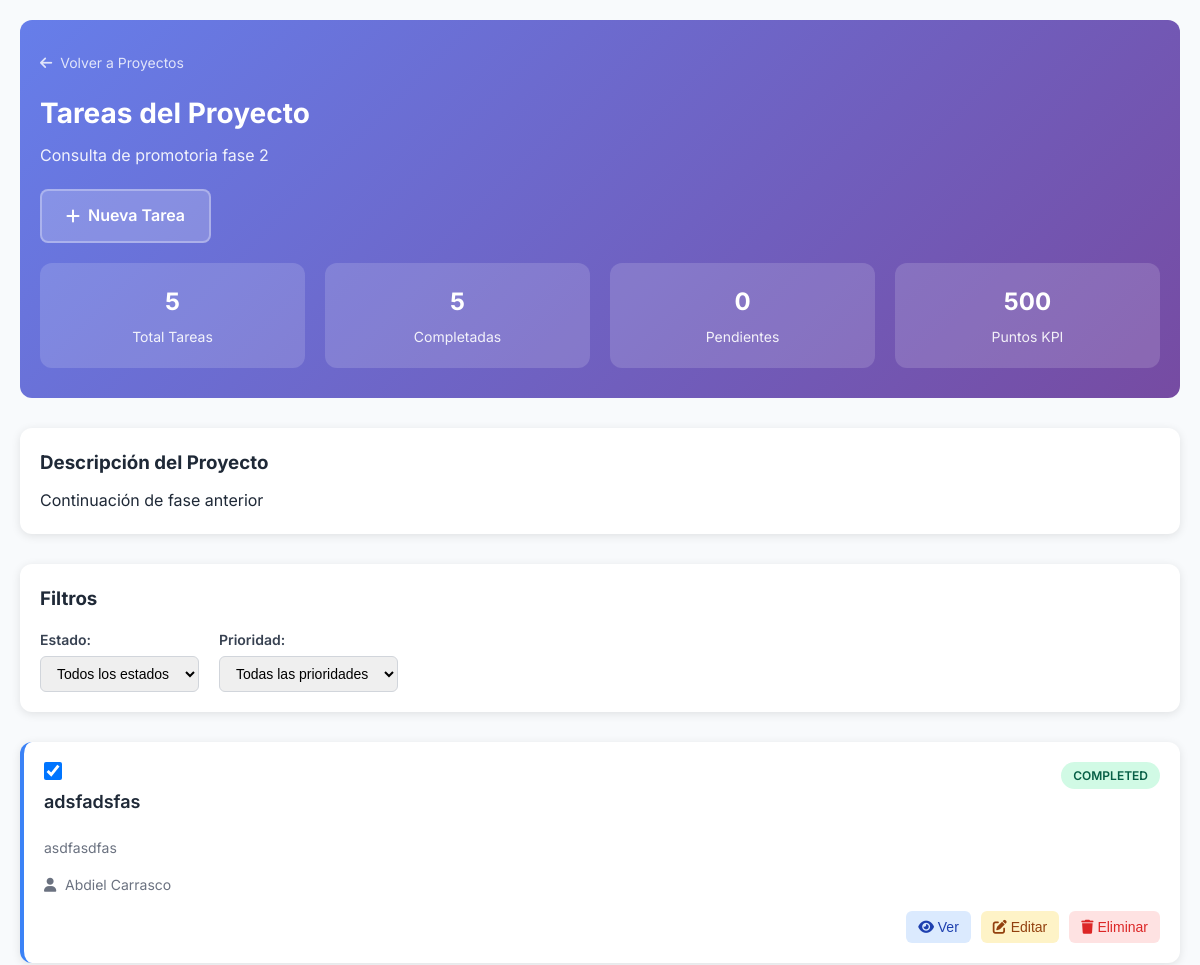
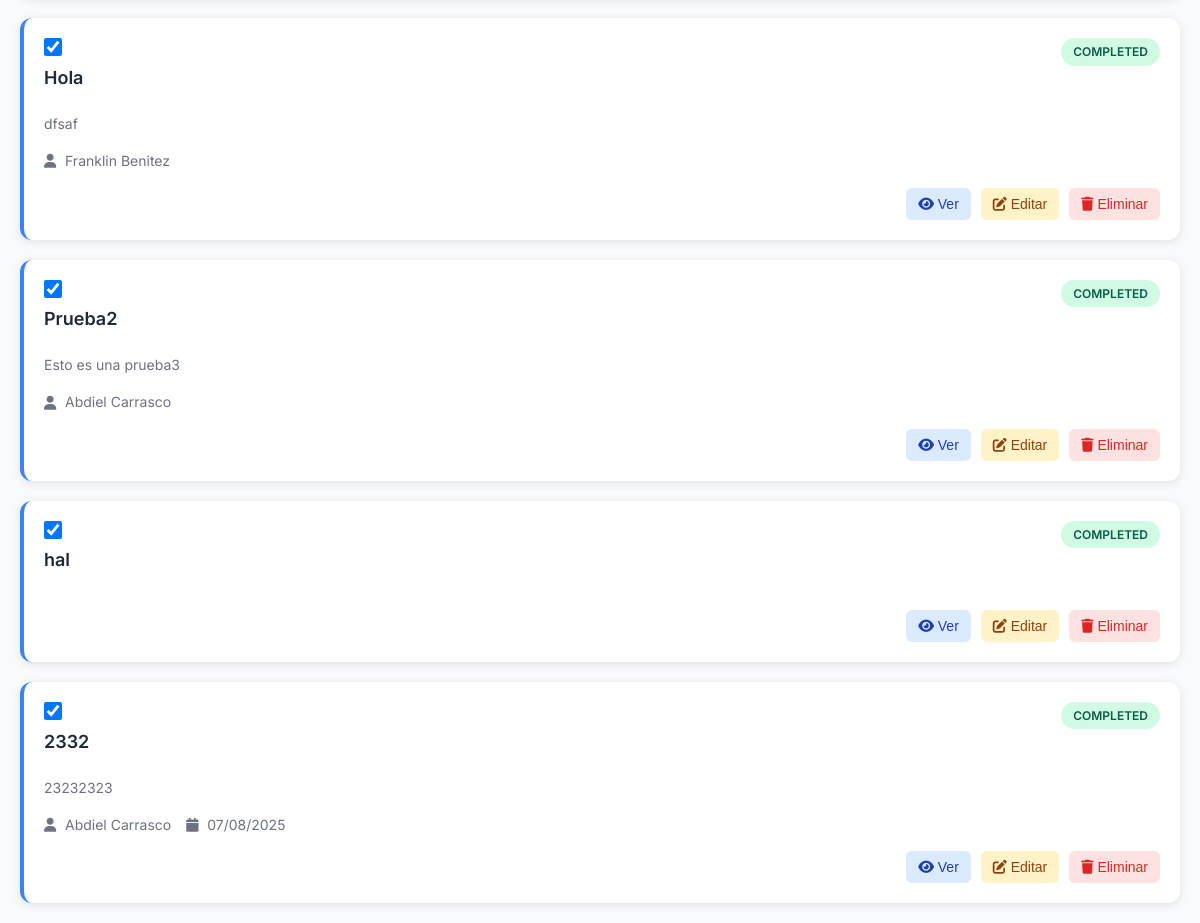
Screenshot of /public/?route=clan_leader/tasks&project_id=6 (signed in) with the database file from the repository (2 pictures, top to bottom).
### tables this page shows
CREATE TABLE `Projects` (
  `project_id` int NOT NULL,
  `project_name` varchar(255) NOT NULL,
  `description` text,
  `clan_id` int NOT NULL,
  `created_by_user_id` int NOT NULL,
  `status` varchar(50) DEFAULT 'open',
  `total_tasks` int DEFAULT '0',
  `completed_tasks` int DEFAULT '0',
  `progress_percentage` decimal(5,2) DEFAULT '0.00',
  `created_at` timestamp NULL DEFAULT CURRENT_TIMESTAMP,
  `updated_at` timestamp NULL DEFAULT CURRENT_TIMESTAMP ON UPDATE CURRENT_TIMESTAMP,
  `kpi_quarter_id` int DEFAULT NULL,
  `kpi_points` int DEFAULT '0',
  `task_distribution_mode` enum('automatic','percentage') DEFAULT 'automatic'
);

CREATE TABLE `Tasks` (
  `task_id` int NOT NULL,
  `parent_task_id` int DEFAULT NULL,
  `task_name` varchar(255) NOT NULL,
  `description` text,
  `project_id` int NOT NULL,
  `assigned_to_user_id` int DEFAULT NULL,
  `created_by_user_id` int DEFAULT NULL,
  `priority` enum('low','medium','high','critical') NOT NULL DEFAULT 'medium',
  `due_date` date DEFAULT NULL,
  `estimated_hours` decimal(5,2) DEFAULT NULL,
  `actual_hours` decimal(5,2) DEFAULT NULL,
  `completion_percentage` decimal(5,2) DEFAULT '0.00',
  `automatic_points` decimal(10,2) NOT NULL DEFAULT '0.00' COMMENT 'Puntos KPI calculados para modo automático',
  `assigned_percentage` decimal(5,2) NOT NULL DEFAULT '0.00' COMMENT 'Porcentaje de puntos KPI asignado manualmente',
  `color_tag` varchar(7) DEFAULT '#3B82F6',
  `is_subtask` tinyint(1) DEFAULT '0',
  `subtask_order` int DEFAULT '0',
  `status` enum('pending','in_progress','completed','cancelled') NOT NULL DEFAULT 'pending',
  `is_completed` tinyint(1) NOT NULL DEFAULT '0',
  `completed_at` timestamp NULL DEFAULT NULL,
  `created_at` timestamp NULL DEFAULT CURRENT_TIMESTAMP,
  `updated_at` timestamp NULL DEFAULT CURRENT_TIMESTAMP ON UPDATE CURRENT_TIMESTAMP
);

CREATE TABLE `Users` (
  `user_id` int NOT NULL,
  `username` varchar(100) NOT NULL,
  `password_hash` varchar(255) NOT NULL,
  `email` varchar(100) DEFAULT NULL,
  `full_name` varchar(100) DEFAULT NULL,
  `is_active` tinyint(1) DEFAULT '1',
  `last_login` timestamp NULL DEFAULT NULL,
  `created_at` timestamp NULL DEFAULT CURRENT_TIMESTAMP
);

### config/database.php (called while the page is built, shortened)
<?php
class Database {
    private static $connection = null;
    public static function getConnection() {
        if (self::$connection === null) {
            try {
                $dsn = "mysql:host=" . DB_HOST . ";dbname=" . DB_NAME . ";charset=utf8mb4";
                $options = [
                    PDO::ATTR_ERRMODE => PDO::ERRMODE_EXCEPTION,
                    PDO::ATTR_DEFAULT_FETCH_MODE => PDO::FETCH_ASSOC,
                    PDO::ATTR_EMULATE_PREPARES => false,
                ];
                self::$connection = new PDO($dsn, DB_USERNAME, DB_PASSWORD, $options);
            } catch (PDOException $e) {
                die('Error de conexión a la base de datos: ' . $e->getMessage());
            }
        }
        return self::$connection;
    }
}

### app/models/Project.php (called while the page is built, shortened)
<?php
class Project {
    private $db;
    public function __construct() {
        $this->db = Database::getConnection();
    }
    public function findById($projectId) {
        try {
            $stmt = $this->db->prepare("
                SELECT
                    p.*,
                    c.clan_name,
                    u.full_name as created_by_name,
                    u.username as created_by_username
                FROM Projects p
                LEFT JOIN Clans c ON p.clan_id = c.clan_id
                LEFT JOIN Users u ON p.created_by_user_id = u.user_id
                WHERE p.project_id = ?
            ");
            $stmt->execute([$projectId]);
            return $stmt->fetch();
        } catch (PDOException $e) {
            error_log("Error al buscar proyecto: " . $e->getMessage());
            return false;
        }
    }
}

### app/models/Task.php (called while the page is built, shortened)
<?php
class Task {
    private $db;
    public function __construct() {
        $this->db = Database::getConnection();
    }
    public function getByProject($projectId) {
        try {
            $stmt = $this->db->prepare("
                SELECT
                    t.*,
                    u.full_name as assigned_to_fullname,
                    u.username as assigned_to_username,
                    GROUP_CONCAT(DISTINCT ta_users.full_name ORDER BY ta_users.full_name SEPARATOR ', ') as all_assigned_users,
                    GROUP_CONCAT(DISTINCT ta_users.user_id ORDER BY ta_users.full_name SEPARATOR ',') as all_assigned_user_ids
                FROM Tasks t
                LEFT JOIN Users u ON t.assigned_to_user_id = u.user_id
                LEFT JOIN Task_Assignments ta ON t.task_id = ta.task_id
                LEFT JOIN Users ta_users ON ta.user_id = ta_users.user_id
                WHERE t.project_id = ?
                AND t.is_subtask = 0
                GROUP BY t.task_id
                ORDER BY t.due_date ASC, t.created_at DESC
            ");
            $stmt->execute([$projectId]);
            return $stmt->fetchAll(PDO::FETCH_ASSOC);
        } catch (Exception $e) {
            error_log("Error al obtener tareas del proyecto: " . $e->getMessage());
            return [];
        }
    }
}
?>

### app/views/clan_leader/project_tasks.php (the view, shortened to what this page needs)
<!DOCTYPE html>
<html lang="es">
<head>
    <link href="https://cdnjs.cloudflare.com/ajax/libs/font-awesome/6.0.0/css/all.min.css" rel="stylesheet">
</head>
<body>
    <div class="container">
        <div class="header">
            <div class="header-content">
                <div class="breadcrumb">
                    <a href="?route=clan_leader/tasks">
                        <i class="fas fa-arrow-left"></i>
                        Volver a Proyectos
                    </a>
                </div>
                <h1 class="page-title">Tareas del Proyecto</h1>
                <p class="project-name"><?= htmlspecialchars($project['project_name']) ?></p>
                <div class="header-actions">
                    <a href="?route=clan_leader/tasks&action=create&project_id=<?= $project['project_id'] ?>" class="btn-create">
                        <i class="fas fa-plus"></i>
                        Nueva Tarea
                    </a>
                </div>
                <div class="stats-grid">
                    <div class="stat-card">
                        <div class="stat-number"><?= count($tasks) ?></div>
                        <div class="stat-label">Total Tareas</div>
                    </div>
                    <div class="stat-card">
                        <div class="stat-number"><?= count(array_filter($tasks, function($task) { return $task['status'] === 'completed'; })) ?></div>
                        <div class="stat-label">Completadas</div>
                    </div>
                    <div class="stat-card">
                        <div class="stat-number"><?= count(array_filter($tasks, function($task) { return $task['status'] === 'pending'; })) ?></div>
                        <div class="stat-label">Pendientes</div>
                    </div>
                    <?php if ($project['kpi_points'] > 0): ?>
                    <div class="stat-card">
                        <div class="stat-number"><?= number_format($project['kpi_points']) ?></div>
                        <div class="stat-label">Puntos KPI</div>
                    </div>
                    <?php endif; ?>
                </div>
            </div>
        </div>
        <?php if (!empty($project['description'])): ?>
        <div class="project-description">
            <h3>Descripción del Proyecto</h3>
            <p><?= htmlspecialchars($project['description']) ?></p>
        </div>
        <?php endif; ?>
        <div class="filters">
            <h3>Filtros</h3>
            <div class="filter-row">
                <div class="filter-group">
                    <label for="statusFilter">Estado:</label>
                    <select id="statusFilter" onchange="filterTasks()">
                        <option value="">Todos los estados</option>
                    </select>
                </div>
                <div class="filter-group">
                    <label for="priorityFilter">Prioridad:</label>
                    <select id="priorityFilter" onchange="filterTasks()">
                        <option value="">Todas las prioridades</option>
                    </select>
                </div>
            </div>
        </div>
        <div class="tasks-grid">
            <?php if (!empty($tasks)): ?>
                <?php foreach ($tasks as $task): ?>
                <div class="task-card <?= $task['priority'] ?>" data-status="<?= $task['status'] ?>" data-priority="<?= $task['priority'] ?>">
                    <div class="task-header">
                        <div class="task-title">
                            <div class="task-checkbox">
                                <input type="checkbox"
                                       <?= $task['status'] === 'completed' ? 'checked' : '' ?>
                                       onchange="toggleTaskStatus(<?= $task['task_id']; ?>, this.checked)">
                            </div>
                            <h3><?= htmlspecialchars($task['task_name']) ?></h3>
                        </div>
                        <span class="task-status <?= $task['status'] ?>">
                            <?= ucfirst(str_replace('_', ' ', $task['status'])) ?>
                        </span>
                    </div>
                    <?php if (!empty($task['description'])): ?>
                    <div class="task-description">
                        <?= htmlspecialchars($task['description']) ?>
                    </div>
                    <?php endif; ?>
                    <div class="task-meta">
                        <?php if (!empty($task['assigned_to_fullname'])): ?>
                        <div class="meta-item">
                            <i class="fas fa-user"></i>
                            <span><?= htmlspecialchars($task['assigned_to_fullname']) ?></span>
                        </div>
                        <?php endif; ?>
                        <?php if (!empty($task['due_date'])): ?>
                        <div class="meta-item">
                            <i class="fas fa-calendar"></i>
                            <span><?= date('d/m/Y', strtotime($task['due_date'])) ?></span>
                        </div>
                        <?php endif; ?>
                    </div>
                    <div class="task-actions">
                        <button class="action-btn view-btn" onclick="viewTaskDetails(<?= $task['task_id'] ?>)">
                            <i class="fas fa-eye"></i> Ver
                        </button>
                        <button class="action-btn edit-btn" onclick="editTask(<?= $task['task_id'] ?>)">
                            <i class="fas fa-edit"></i> Editar
                        </button>
                        <button class="action-btn delete-btn" onclick="deleteTask(<?= $task['task_id'] ?>)">
                            <i class="fas fa-trash"></i> Eliminar
                        </button>
                    </div>
                </div>
                <?php endforeach; ?>
            <?php endif; ?>
        </div>
    </div>
</body>
</html>

### app/views/clan_leader/project_tasks.php (style rules this page uses)
* { margin: 0; padding: 0; box-sizing: border-box; }
body { font-family: 'Inter', sans-serif; background: #f8fafc; color: #1f2937; line-height: 1.6; }
.container { max-width: 1200px; margin: 0 auto; padding: 20px; }
.header { background: linear-gradient(135deg, #667eea 0%, #764ba2 100%); color: white; padding: 30px 0; margin-bottom: 30px; border-radius: 12px; }
.header-content { max-width: 1200px; margin: 0 auto; padding: 0 20px; }
.breadcrumb { margin-bottom: 15px; }
.breadcrumb a { color: rgba(255, 255, 255, 0.8); text-decoration: none; font-size: 14px; display: inline-flex; align-items: center; gap: 8px; }
.page-title { font-size: 28px; font-weight: 700; margin-bottom: 8px; }
.project-name { font-size: 16px; opacity: 0.9; margin-bottom: 20px; }
.header-actions { margin-top: 20px; }
.btn-create { background: rgba(255, 255, 255, 0.2); color: white; padding: 12px 24px; border-radius: 8px; text-decoration: none; display: inline-flex; align-items: center; gap: 8px; font-weight: 600; border: 2px solid rgba(255, 255, 255, 0.3); transition: all 0.3s ease; }
.stats-grid { display: grid; grid-template-columns: repeat(auto-fit, minmax(200px, 1fr)); gap: 20px; margin-top: 20px; }
.stat-card { background: rgba(255, 255, 255, 0.15); border-radius: 12px; padding: 20px; text-align: center; }
.stat-number { font-size: 24px; font-weight: 700; margin-bottom: 5px; }
.stat-label { font-size: 14px; opacity: 0.9; }
.project-description { background: white; border-radius: 12px; padding: 20px; margin-bottom: 30px; box-shadow: 0 2px 10px rgba(0, 0, 0, 0.1); }
.project-description h3 { margin-bottom: 10px; color: #1f2937; }
.filters { background: white; border-radius: 12px; padding: 20px; margin-bottom: 30px; box-shadow: 0 2px 10px rgba(0, 0, 0, 0.1); }
.filters h3 { margin-bottom: 15px; color: #1f2937; }
.filter-row { display: flex; gap: 20px; flex-wrap: wrap; }
.filter-group { display: flex; flex-direction: column; gap: 5px; }
.filter-group label { font-weight: 600; font-size: 14px; color: #374151; }
.filter-group select { padding: 8px 12px; border: 1px solid #d1d5db; border-radius: 6px; font-size: 14px; min-width: 150px; }
.tasks-grid { display: grid; gap: 20px; }
.task-card { background: white; border-radius: 12px; padding: 20px; box-shadow: 0 2px 10px rgba(0, 0, 0, 0.1); border-left: 4px solid #e5e7eb; }
.task-card.medium { border-left-color: #3b82f6; }
.task-header { display: flex; justify-content: space-between; align-items: flex-start; margin-bottom: 15px; }
.task-title { flex: 1; }
.task-title h3 { font-size: 18px; font-weight: 600; margin-bottom: 5px; color: #1f2937; }
.task-description { color: #6b7280; font-size: 14px; margin-bottom: 15px; }
.task-meta { display: flex; gap: 15px; flex-wrap: wrap; margin-bottom: 15px; }
.meta-item { display: flex; align-items: center; gap: 5px; font-size: 14px; color: #6b7280; }
.meta-item i { width: 16px; }
.task-status { padding: 4px 12px; border-radius: 20px; font-size: 12px; font-weight: 600; text-transform: uppercase; }
.task-status.completed { background: #d1fae5; color: #065f46; }
.task-actions { display: flex; gap: 10px; justify-content: flex-end; }
.action-btn { padding: 8px 12px; border: none; border-radius: 6px; cursor: pointer; font-size: 14px; transition: all 0.3s ease; }
.view-btn { background: #dbeafe; color: #1e40af; }
.edit-btn { background: #fef3c7; color: #92400e; }
.delete-btn { background: #fee2e2; color: #dc2626; }
.task-checkbox { margin-right: 15px; }
.task-checkbox input[type="checkbox"] { width: 18px; height: 18px; cursor: pointer; }

### rows the page displays
projects: project_name "Consulta de promotoria fase 2", kpi_points "500", description "Continuación de fase anterior"
tasks: status "☑", task_name "adsfadsfas", status "COMPLETED", description "asdfasdfas", assigned_to_user.full_name "Abdiel Carrasco"
tasks: status "☑", task_name "Hola", status "COMPLETED", description "dfsaf", assigned_to_user.full_name "Franklin Benitez"
tasks: status "☑", task_name "Prueba2", status "COMPLETED", description "Esto es una prueba3", assigned_to_user.full_name "Abdiel Carrasco"
tasks: status "☑", task_name "hal", status "COMPLETED"
tasks: status "☑", task_name "2332", status "COMPLETED", description "23232323", created_by_user.full_name "Abdiel Carrasco", due_date "07/08/2025"

### other values shown
count($tasks) "5"
